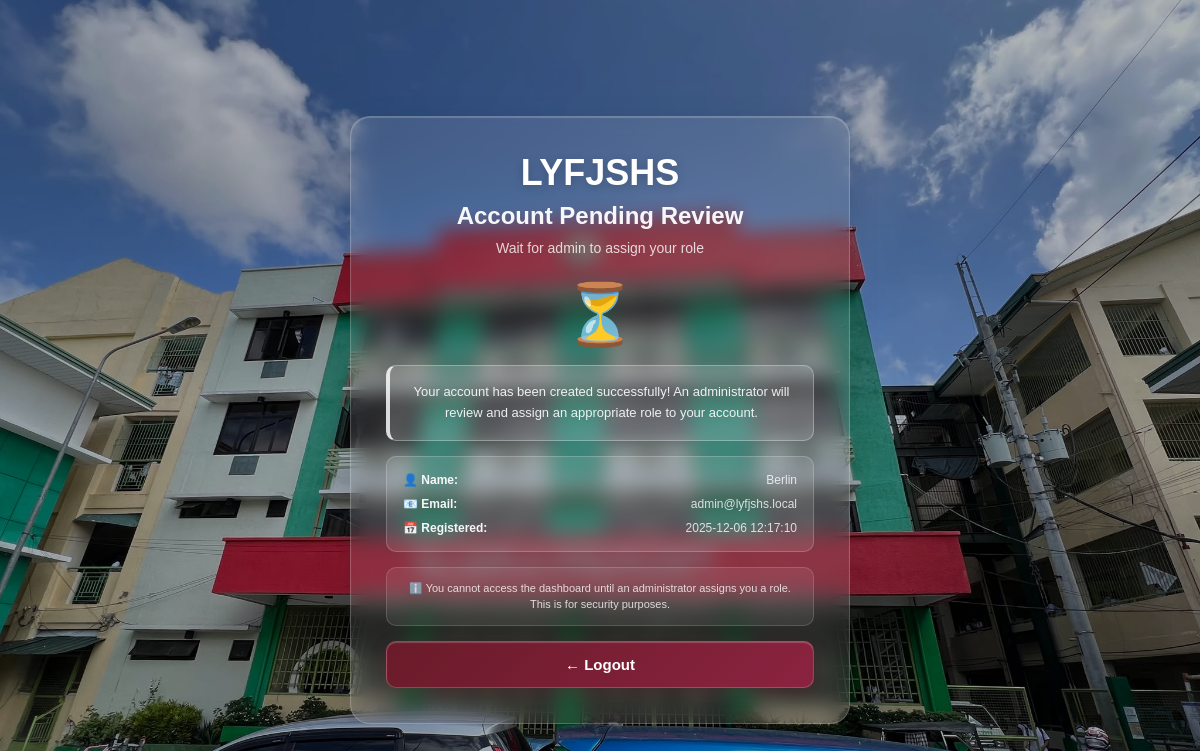
Page /pending-approval (signed in) on the committed database.
### tables this page shows
CREATE TABLE users (
            id INTEGER PRIMARY KEY AUTOINCREMENT,
            username TEXT UNIQUE NOT NULL,
            password TEXT NOT NULL,
            fullname TEXT NOT NULL,
            email TEXT NOT NULL,
            role TEXT DEFAULT 'health_officer',
            advisory_class TEXT,
            is_active INTEGER DEFAULT 1,
            created_at TIMESTAMP DEFAULT CURRENT_TIMESTAMP
        , profile_pic TEXT, updated_at TIMESTAMP);

### src/app.py (the view)
@app.route("/pending-approval")
def pending_approval():
    if not session.get("logged_in"):
        return redirect(url_for("login"))
    db = get_db_connection()
    if not db:
        flash("Database connection error.", "danger")
        return redirect(url_for("login"))
    try:
        cursor = db.cursor()
        cursor.execute("SELECT fullname, email, created_at, advisory_class FROM users WHERE id = ?", (session.get("user_id"),))
        user = cursor.fetchone()
        db.close()
        if not user:
            flash("User not found.", "danger")
            return redirect(url_for("logout"))
        return render_template("auth/pending_approval.html", user=user)
    except sqlite3.Error as e:
        flash(f"Database error: {str(e)}", "danger")
        return redirect(url_for("logout"))

### src/app.py (called while the page is built, shortened)
@app.before_request
def check_user_status():
    if session.get("logged_in"):
        if request.endpoint in ['login', 'logout', 'register', 'pending_approval', 'static']:
            return

@app.context_processor
def inject_user():
    user = None
    if session.get("logged_in"):
        db = get_db_connection()
        if db:
            try:
                cursor = db.cursor()
                cursor.execute("SELECT * FROM users WHERE id = ?", (session.get("user_id"),))
                user = cursor.fetchone()
                db.close()
            except sqlite3.Error:
                pass
    return {'current_user': user, 'max': max, 'min': min, 'range': range}

def get_db_connection():
    try:
        conn = sqlite3.connect(DATABASE)
        conn.row_factory = sqlite3.Row  # This enables column access by name
        return conn
    except sqlite3.Error as e:
        logger.error(f"Database connection error: {e}")
        return None

### templates/auth/pending_approval.html (shortened to what this page needs)
<!DOCTYPE html>
<html lang="en">
  <head>
    <link
      href="https://unpkg.com/boxicons@2.1.4/css/boxicons.min.css"
      rel="stylesheet"
    />
    <link
      rel="stylesheet"
      href="{{ url_for('static', filename='css/pending_approval.css') }}"
    />
  </head>
  <body>
    <div class="pending-approval-container">
      <div class="pending-card">
        <div class="pending-header">
          <h1>LYFJSHS</h1>
          <h3>Account Pending Review</h3>
          <p>Wait for admin to assign your role</p>
        </div>
        <div class="pending-content">
          <div class="pending-icon">⏳</div>
          <div class="pending-message">
            Your account has been created successfully! An administrator will
            review and assign an appropriate role to your account.
          </div>
          <div class="pending-info">
            <div class="info-row">
              <span class="info-label">👤 Name:</span>
              <span class="info-value">{{ user.fullname }}</span>
            </div>
            <div class="info-row">
              <span class="info-label">📧 Email:</span>
              <span class="info-value">{{ user.email }}</span>
            </div>
            <div class="info-row">
              <span class="info-label">📅 Registered:</span>
              <span class="info-value">{{ user.created_at }}</span>
            </div>
          </div>
          <p class="pending-note">
            ℹ️ You cannot access the dashboard until an administrator assigns
            you a role. This is for security purposes.
          </p>
          <a href="{{ url_for('logout') }}" class="btn-logout">← Logout</a>
        </div>
      </div>
    </div>
  </body>
</html>

### static/css/pending_approval.css (style rules this page uses)
* { margin: 0; padding: 0; box-sizing: border-box; font-family: "Poppins", sans-serif; }
body { display: flex; justify-content: center; align-items: center; min-height: 100vh; background: url("../imgs/577645284_1164761052451517_1466581592270042090_n.jpg") center/cover no-repeat fixed; background-attachment: fixed; overflow: hidden; padding: 20px; }
body::before { content: ""; position: fixed; top: 0; left: 0; right: 0; bottom: 0; background: rgba(0, 0, 0, 0.3); z-index: 0; }
.pending-approval-container { position: relative; z-index: 1; display: flex; justify-content: center; align-items: center; width: 100%; min-height: 100vh; padding: 20px; }
.pending-card { width: 100%; max-width: 500px; padding: 35px; background: rgba(255, 255, 255, 0.1); backdrop-filter: blur(10px); -webkit-backdrop-filter: blur(10px); border: 1px solid rgba(255, 255, 255, 0.2); border-radius: 20px; box-shadow: 0 8px 32px rgba(0, 0, 0, 0.1), inset 0 1px 1px rgba(255, 255, 255, 0.2); animation: slideInUp 0.6s ease-out; height: auto; }
.pending-header { text-align: center; margin-bottom: 20px; }
.pending-header h1 { font-size: 36px; font-weight: 700; color: #fff; margin-bottom: 8px; text-shadow: 0 2px 10px rgba(0, 0, 0, 0.2); }
.pending-header h3 { font-size: 24px; color: rgba(255, 255, 255, 0.95); margin-bottom: 8px; font-weight: 600; }
.pending-header p { font-size: 14px; color: rgba(255, 255, 255, 0.8); line-height: 1.5; }
.pending-content { text-align: center; }
.pending-icon { font-size: 60px; margin-bottom: 15px; display: block; animation: pulse 2s infinite; }
.pending-message { background: rgba(255, 255, 255, 0.15); border: 1px solid rgba(255, 255, 255, 0.3); border-left: 4px solid rgba(255, 255, 255, 0.8); padding: 16px; border-radius: 10px; margin-bottom: 15px; font-size: 13px; color: rgba(255, 255, 255, 0.9); line-height: 1.6; }
.pending-info { background: rgba(255, 255, 255, 0.1); border: 1px solid rgba(255, 255, 255, 0.2); padding: 16px; border-radius: 10px; margin-bottom: 15px; text-align: left; }
.info-row { display: flex; justify-content: space-between; align-items: center; margin-bottom: 10px; font-size: 12px; }
.info-row:last-child { margin-bottom: 0; }
.info-label { font-weight: 600; color: rgba(255, 255, 255, 0.95); }
.info-value { color: rgba(255, 255, 255, 0.8); word-break: break-word; text-align: right; max-width: 250px; }
.pending-note { font-size: 11px; color: rgba(255, 255, 255, 0.8); margin-bottom: 15px; line-height: 1.5; background: rgba(255, 255, 255, 0.08); border: 1px solid rgba(255, 255, 255, 0.15); padding: 12px; border-radius: 10px; }
.btn-logout { width: 100%; padding: 14px; background: linear-gradient(135deg, #6a1b2a 0%, #8b2340 100%); color: #fff; border: 1px solid rgba(255, 255, 255, 0.2); border-radius: 10px; font-size: 15px; font-weight: 600; cursor: pointer; transition: all 0.3s ease; box-shadow: 0 4px 15px rgba(106, 27, 42, 0.3), inset 0 1px 1px rgba(255, 255, 255, 0.2); text-decoration: none; display: inline-block; }

### rows in the picture
users: fullname "Berlin", email "admin@lyfjshs.local", created_at "2025-12-06 12:17:10"
